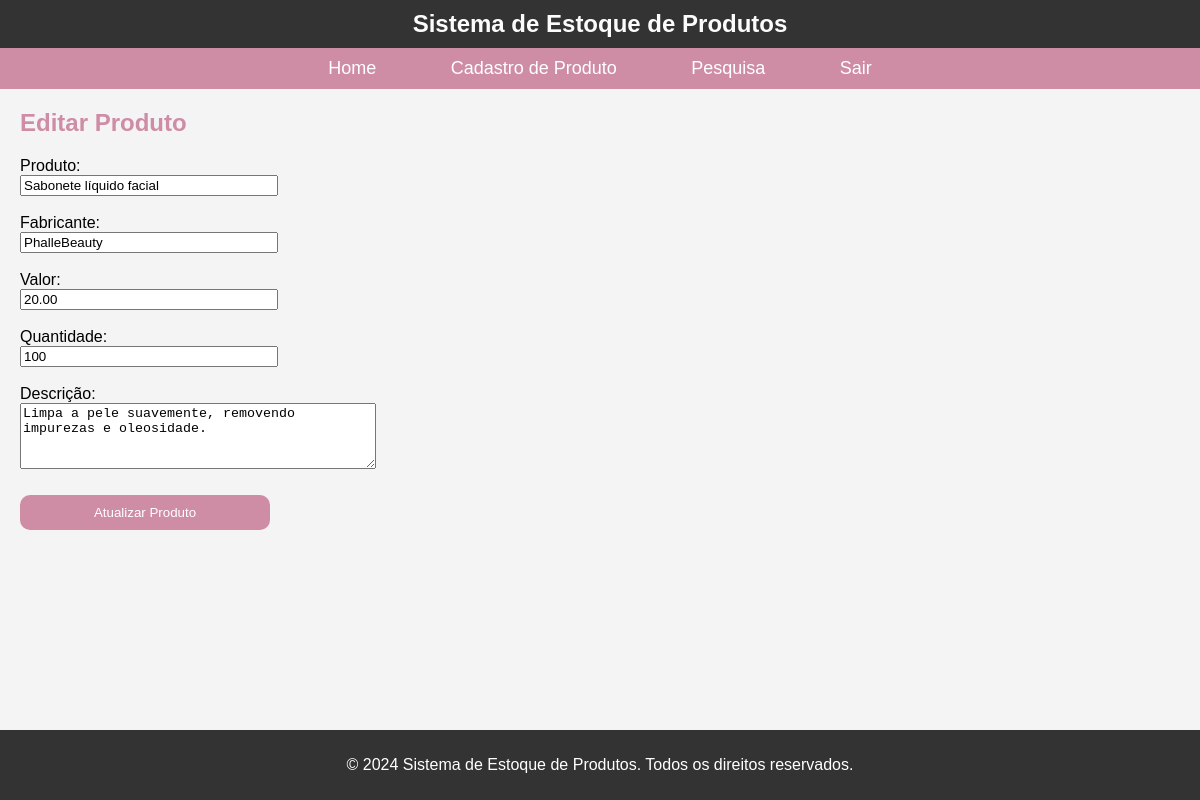
Page /edit_product.php?id=1 on the committed database.
### tables this page shows
CREATE TABLE produtos (
    id INT AUTO_INCREMENT PRIMARY KEY,
    produto VARCHAR(255) NOT NULL,
    fabricante VARCHAR(255) NOT NULL,
    valor DECIMAL(10,2) NOT NULL,
    quantidade INT NOT NULL,
    descricao TEXT
);

### edit_product.php (the view, shortened to what this page needs)
<?php
include 'config.php';
$id = $_GET['id'];
$sql = "SELECT * FROM produtos WHERE id=$id";
$result = $conn->query($sql);
$produto = $result->fetch_assoc();
?>
<!DOCTYPE html>
<html lang="pt-br">
<head>
    <link rel="stylesheet" href="styles.css">
</head>
<body>
<header>
    <h1>Sistema de Estoque de Produtos</h1>
</header>
<nav>
        <a href="index.php">Home</a>
        <a href="add_product.php">Cadastro de Produto</a>
        <a href="pesquisa.php">Pesquisa</a>
        <a href="logout.php">Sair</a>
</nav>
<main>
    <h2>Editar Produto</h2>
    <form method="post" action="">
        <label for="produto">Produto:</label><br>
        <input type="text" name="produto" value="<?php echo $produto['produto']; ?>" required><br><br>
        <label for="fabricante">Fabricante:</label><br>
        <input type="text" name="fabricante" value="<?php echo $produto['fabricante']; ?>" required><br><br>
        <label for="valor">Valor:</label><br>
        <input type="text" name="valor" value="<?php echo $produto['valor']; ?>" required><br><br>
        <label for="quantidade">Quantidade:</label><br>
        <input type="number" name="quantidade" value="<?php echo $produto['quantidade']; ?>" required><br><br>
        <label for="descricao">Descrição:</label><br>
        <textarea name="descricao"><?php echo $produto['descricao']; ?></textarea><br><br>
        <input type="submit" value="Atualizar Produto"><br><br>
    </form>
</main>
<footer>
    <p>&copy; 2024 Sistema de Estoque de Produtos. Todos os direitos reservados.</p>
</footer>
</body>
</html>

### styles.css (style rules this page uses)
body { font-family: Arial, sans-serif; margin: 0; padding: 0; background-color: #f4f4f4; }
header { background-color: #333; color: white; padding: 10px 0; text-align: center; }
header h1 { margin: 0; font-size: 24px; }
nav { background-color: #ce8ca5; padding: 10px 0; text-align: center; }
nav a { color: white; margin: 0 15px; text-decoration: none; font-size: 18px; transition: color 0.3s, background-color 0.3s; padding: 10px 20px; border-radius: 5px; }
footer { background-color: #333; color: white; text-align: center; padding: 10px 0; position: absolute; bottom: 0; width: 100%; }
h1 { color: #fbfcfb; }
h2 { color: #ce8ca5; margin-left: 20px; }
a { color: #ce8ca5; text-decoration: none; }
label { margin-left: 20px; }
input { width: 250px; margin-left: 20px; }
input[type="submit"], button { background-color: #ce8ca5;; color: white; border: none; padding: 10px 20px; text-decoration: none; display: inline-block; margin: 4px 2px; cursor: pointer; transition: background-color 0.3s, transform 0.3s; margin-left: 20px; border-radius: 10px; }
textarea { margin-left: 20px; width: 350px; height: 60px; }

### rows in the picture
produtos: produto "Sabonete líquido facial", fabricante "PhalleBeauty", valor "20.00", quantidade "100", descricao "Limpa a pele suavemente, removendo impurezas e oleosidade."
